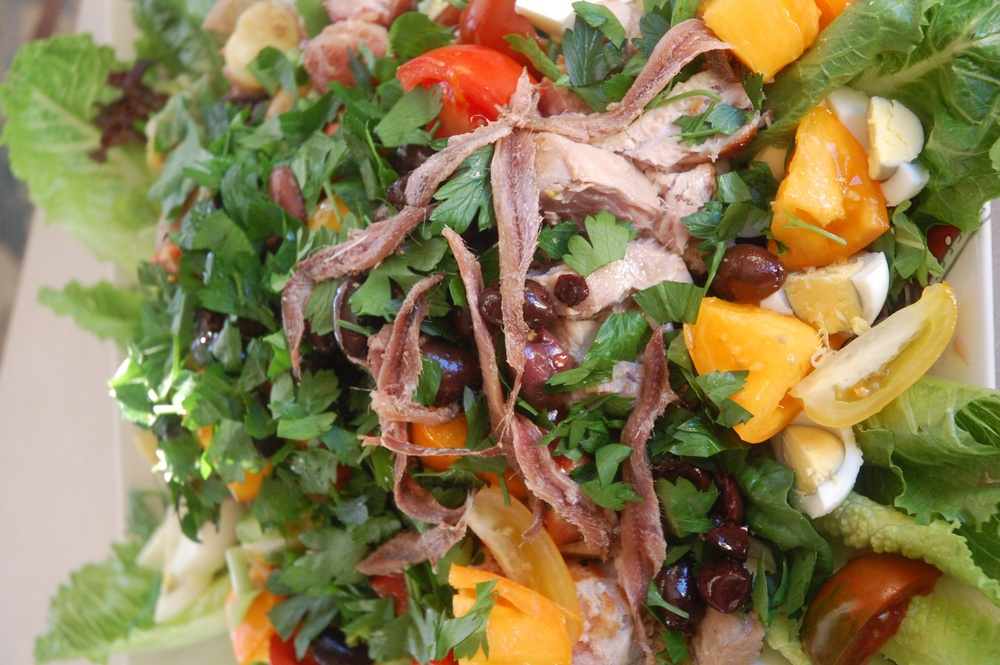
#> input picture py3mmscyops2/DATA/salad.jpeg, 1000 x 665 px, shrunk from 3008 x 2000 before the run
$ python salad_flip.py
#> lines starting #> are read from the running program, lines starting #| are printed output that depends on the picture
#!/usr/bin/env python
"""

@author: jstrick
Created on Sat Jun 15 03:51:37 2013

"""
from PIL import Image

im = Image.open('../DATA/salad.jpeg')
#> im is the input picture: PIL image 1000x665 RGB; mean R, G, B 139.1, 126.2, 82

im_flipped = im.transpose(Image.FLIP_LEFT_RIGHT)
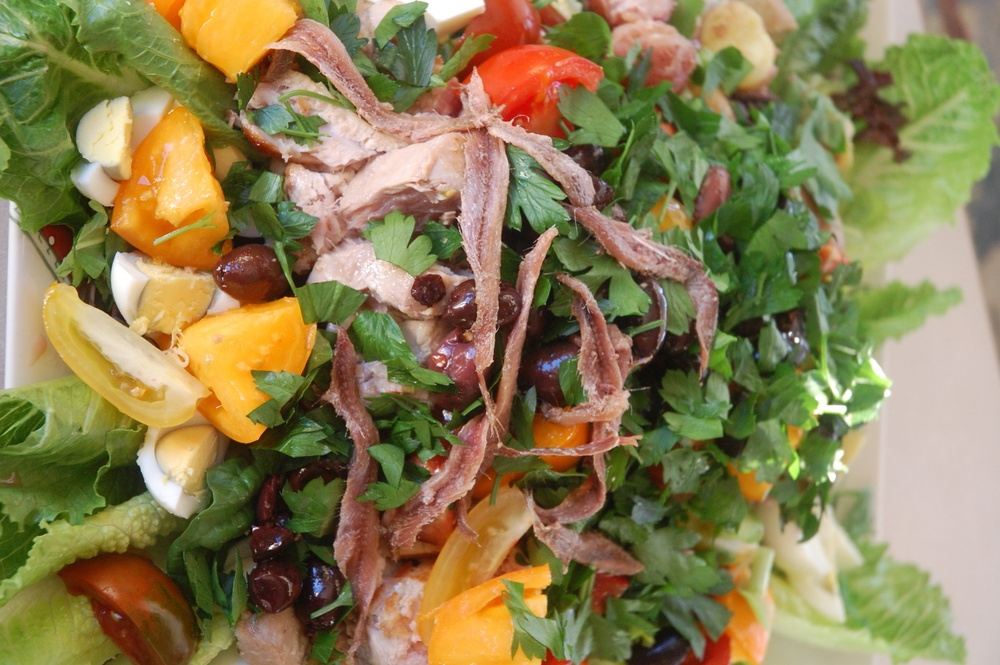
#> im_flipped: PIL image 1000x665 RGB; mean R, G, B 139.1, 126.2, 82
im_flipped.save('salad_flipped.jpeg')

$ run again, with py3mmscyops2/DATA/felix_auto.jpeg copied over py3mmscyops2/DATA/salad.jpeg
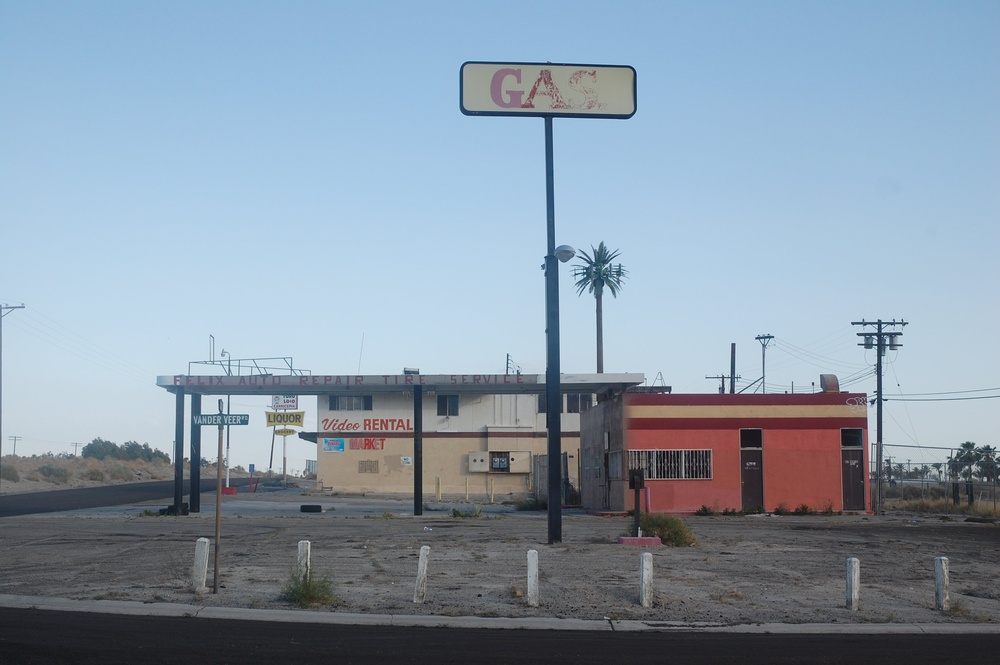
#> input picture py3mmscyops2/DATA/felix_auto.jpeg, 1000 x 665 px, shrunk from 3008 x 2000 before the run
#> im is the input picture: PIL image 1000x665 RGB; mean R, G, B 135.5, 151.8, 167.2
#> `im_flipped = im.transpose(Image.FLIP_LEFT_RIGHT)`:
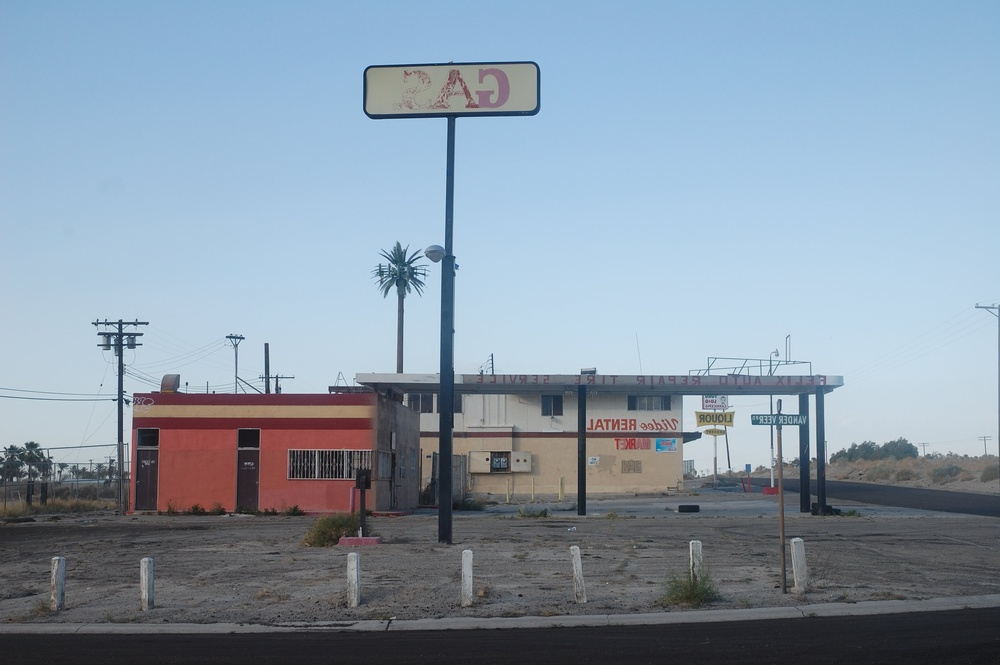
#> im_flipped: PIL image 1000x665 RGB; mean R, G, B 135.5, 151.8, 167.2
